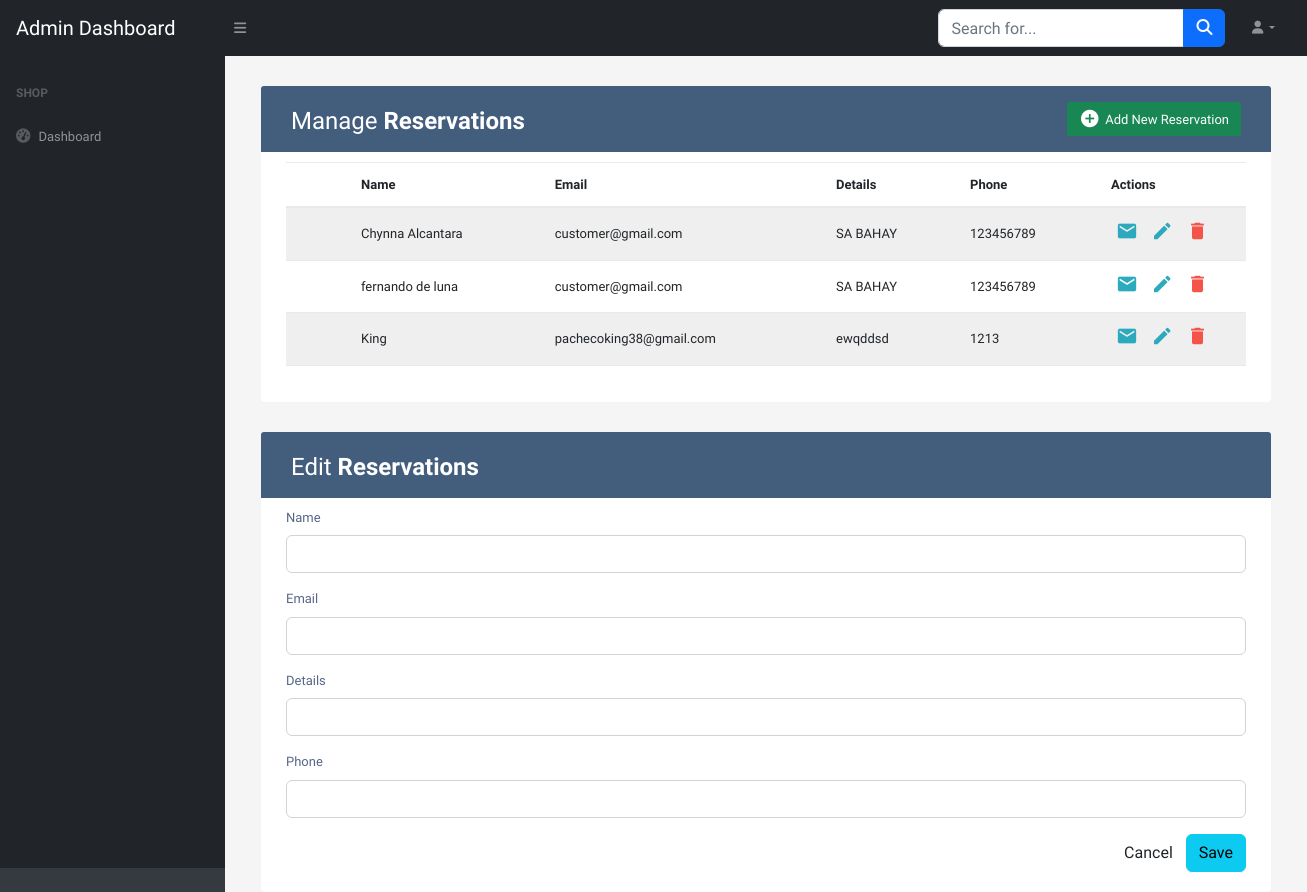
The page /admin on the database its author committed.
### tables this page shows
CREATE TABLE `table_employee` (
  `id` int NOT NULL,
  `name` text NOT NULL,
  `email` varchar(100) NOT NULL,
  `address` text NOT NULL,
  `phone` int NOT NULL
);

### app/controllers/AdminCntrl.php (called while the page is built, shortened)
<?php
class AdminCntrl extends Controller {
	public function __construct(){
        $this->call->model('EmployeeModel');
    }
	public function admin() {
		$data = [
			'employee' => $this->EmployeeModel->GetData(),
		];
		$this->call->view('admin', $data);
	}
}
?>

### scheme/kernel/Router.php (called while the page is built, shortened)
<?php
class Router
{
    private $routes = [];
    private $group_prefix = '';
    private function add_route($url, $callback, $method = 'GET', $name = NULL)
    {
        if(is_string($method)) {
            $methods = explode('|', strtoupper($method));
        } else {
            $methods = $method;
        }
        foreach ($methods as $method) {
            $route = [
                'url' => $this->group_prefix . $this->sanitize_url($url),
                'callback' => $callback,
                'method' => $method,
                'name' => $name,
            ];
            $this->routes[] = $route;
        }
    }
    public function initiate($url, $method)
    {
        foreach ($this->routes as $route) {
            if (strtoupper($route['method']) === strtoupper($method)) {
                $pattern = $this->convert_to_regex_pattern($route['url']);
                if (preg_match($pattern, $url, $matches)) {
                    array_shift($matches);
                    $callback = $route['callback'];
                    if (is_string($callback)) {
                        if(strpos($callback, '::') !== false) {
                            [$controller, $method] = explode('::', $callback);
                        } else {
                            [$controller, $method] = [$callback, 'index'];
                        }
                        $app = APP_DIR .'controllers/'. ucfirst($controller) . '.php';
                        if(file_exists($app)){
                            $this->call_controller_method($controller, $method, $matches);
                        } else {
                            show_error('Runtime Error', 'Controller file did not exist.');
                        }
                    } elseif (is_callable($callback)) {
                        call_user_func_array($callback,  array_values($matches));
                    } else {
                        throw new RuntimeException('Invalid callback.');
                    }
                    return;
                }
            }
        }
    }
    private function call_controller_method($controller, $method, $params)
    {
        $controller_instance = new $controller();
        if ($this->is_method_accessible($controller_instance, $method)) {
            call_user_func_array([$controller_instance, $method], array_values($params));
        } else {
            throw new RuntimeException('Method is inaccessible.');
        }
    }
    private function is_method_accessible($controller, $method)
    {
        return is_object($controller) && method_exists($controller, $method) && is_callable([$controller, $method]);
    }
    private function convert_to_regex_pattern($url)
    {
        $pattern = preg_replace_callback('/\(([^)]+)\)/', function($matches) {
            $param = $matches[1];
            if (strpos($param, ':num') === 0) {
                return '(\d+)';
            } elseif (strpos($param, ':any') === 0) {
                return '([^/]+)';
            } elseif (strpos($param, ':alpha') === 0) {
                return '([a-zA-Z]+)';
            } elseif (strpos($param, ':alphanum') === 0) {
                return '([a-zA-Z0-9]+)';
            } elseif (strpos($param, ':') === 0) {
                return '(' . substr($param, 1) . ')';
            }
            return $param;
        }, $url);
        return '#^' . $pattern . '$#';
    }
    public function sanitize_url($url)
    {
        $url = rtrim($url, '/');
        $url = filter_var($url, FILTER_SANITIZE_URL);
        return $url;
    }
}
?>

### scheme/kernel/LavaLust.php (called while the page is built, shortened)
<?php
require_once SYSTEM_DIR . 'kernel/Routine.php';
require_once SYSTEM_DIR . 'kernel/Controller.php';
$router =& load_class('router', 'kernel', array(new Controller));
function &lava_instance()
{
  return Controller::instance();
}
$url = $router->sanitize_url(str_replace($_SERVER['SCRIPT_NAME'], '', $_SERVER['PHP_SELF']));
$method = isset($_SERVER['REQUEST_METHOD']) ? strtoupper($_SERVER['REQUEST_METHOD']) : '';
$router->initiate($url, $method);
?>

### index.php (called while the page is built, shortened)
<?php
require_once SYSTEM_DIR . 'kernel/LavaLust.php';
?>

### scheme/database/Database.php (called while the page is built, shortened)
<?php
class Database {
    private $db = NULL;
    private $dbprefix = NULL;
    private $table;
    private $columns;
    private $sql;
    private $bindValues;
    public function __construct($dbname = NULL)
    {
        if(is_null($dbname)) {
            $database_config =& database_config()['main'];
        } else {
            if(isset(database_config()[$dbname])) {
                $database_config =& database_config()[$dbname];
            } else {
                throw new PDOException('No active configuration for this database.');
            }
        }
        $this->dbprefix = $database_config['dbprefix'];
        $driver = $database_config['driver'];
        $charset = $database_config['charset'];
        $dbost = $database_config['hostname'];
        $port = $database_config['port'];
        $dbname = $database_config['database'];
        $dbuser = $database_config['username'];
        $dbpass = $database_config['password'];
        $dsn = ''.$driver.':host=' . $dbost . ';dbname=' . $dbname . ';charset=' . $charset . ';port=' . $port;
        $options = array(
            PDO::ATTR_ERRMODE            => PDO::ERRMODE_EXCEPTION,
            PDO::ATTR_DEFAULT_FETCH_MODE => PDO::FETCH_ASSOC,
            PDO::ATTR_EMULATE_PREPARES   => false,
        );
        try {
            $this->db = new PDO($dsn, $dbuser, $dbpass, $options);
        } catch (Exception $e) {
            throw new PDOException($e->getMessage());
        }
    }
    private function resetQuery()
    {
        $this->table = NULL;
        $this->columns = NULL;
        $this->sql = NULL;
        $this->bindValues = array();
        $this->limit = NULL;
        $this->offset = NULL;
        $this->orderBy = NULL;
        $this->groupBy = NULL;
        $this->having = NULL;
        $this->where = NULL;
        $this->join = NULL;
    }
    public function table($table_name)
    {
        $this->table = $this->dbprefix.$table_name;
        return $this;
    }
    private function buildQuery()
    {
        if ( $this->columns !== NULL ) {
            $select = $this->columns;
        }else{
            $select = "*";
        }
        $this->sql = "SELECT $select FROM {$this->table}";
    }
    public function get_all($mode = PDO::FETCH_ASSOC)
    {
        $this->getSQL = $this->sql;
        try {
            $stmt = $this->db->prepare($this->sql);
            $stmt->execute($this->bindValues);
            return $stmt->fetchAll($mode);
        } catch(Exception $e) {
            throw new PDOException($e->getMessage().'<br>SQL STATEMENT: '.html_escape($this->getSQL));
        }
    }
}

### app/models/EmployeeModel.php (called while the page is built, shortened)
<?php
class EmployeeModel extends Model {
    public function GetData(){
        $data = $this->db->table('table_employee')->get_all();
		return $data;
    }
}
?>

### scheme/kernel/Model.php (called while the page is built, shortened)
<?php
class Model {
    public function __get($key)
    {
        return lava_instance()->$key;
    }
}

### app/config/database.php (called while the page is built, shortened)
<?php
$database['main'] = array(
    'driver'	=> 'mysql',
    'hostname'	=> 'localhost',
    'port'		=> '3306',
    'username'	=> 'root',
    'password'	=> '',
    'database'	=> 'lavalustdb',
    'charset'	=> 'utf8',
    'dbprefix'	=> '',
);
?>

### scheme/kernel/Routine.php (called while the page is built, shortened)
<?php
if ( ! function_exists('database_config'))
{
	function &database_config()
	{
		static $database;
		if ( file_exists(APP_DIR . 'config/database.php') )
		{
			require_once APP_DIR . 'config/database.php';
			if ( isset($database)  OR is_array($database) )
			{
				foreach( $database as $key => $val )
				{
					$database[$key] = $val;
				}
				return $database;
			}
		} else
			show_404('404 Not Found', 'The configuration file does not exist');
	}
}

### scheme/helpers/url_helper.php (called while the page is built, shortened)
<?php
if ( ! function_exists('base_url'))
{
	function base_url()
	{
		return  filter_var(BASE_URL, FILTER_SANITIZE_URL);
	}
}
?>

### app/views/admin.php (the view, shortened to what this page needs)
<!DOCTYPE html>
<html lang="en">
<head>
<link rel="stylesheet" href="https://stackpath.bootstrapcdn.com/bootstrap/4.5.0/css/bootstrap.min.css">
<link rel="stylesheet" href="https://maxcdn.bootstrapcdn.com/font-awesome/4.7.0/css/font-awesome.min.css">
<link href="https://cdn.jsdelivr.net/npm/simple-datatables@7.1.2/dist/style.min.css" rel="stylesheet" />
<link href="public/cssadmin/styles.css" rel="stylesheet" />
</head>
<body>
<nav class="sb-topnav navbar navbar-expand navbar-dark bg-dark">
            <a class="navbar-brand ps-3" href="index.html">Admin Dashboard</a>
            <button class="btn btn-link btn-sm order-1 order-lg-0 me-4 me-lg-0" id="sidebarToggle" href="#!"><i class="fas fa-bars"></i></button>
            <form class="d-none d-md-inline-block form-inline ms-auto me-0 me-md-3 my-2 my-md-0">
                <div class="input-group">
                    <input class="form-control" type="text" placeholder="Search for..." aria-label="Search for..." aria-describedby="btnNavbarSearch" />
                    <button class="btn btn-primary" id="btnNavbarSearch" type="button"><i class="fas fa-search"></i></button>
                </div>
            </form>
            <ul class="navbar-nav ms-auto ms-md-0 me-3 me-lg-4">
                <li class="nav-item dropdown">
                    <a class="nav-link dropdown-toggle" id="navbarDropdown" href="#" role="button" data-bs-toggle="dropdown" aria-expanded="false"><i class="fas fa-user fa-fw"></i></a>
                </li>
            </ul>
        </nav>
<div id="layoutSidenav">
            <div id="layoutSidenav_nav">
                <nav class="sb-sidenav accordion sb-sidenav-dark" id="sidenavAccordion">
                    <div class="sb-sidenav-menu">
                        <div class="nav">
                            <div class="sb-sidenav-menu-heading">Shop</div>
                            <a class="nav-link" href="">
                                <div class="sb-nav-link-icon"><i class="fas fa-tachometer-alt"></i></div>
                                Dashboard
                            </a>
                        </div>
                    </div>
                    <div class="sb-sidenav-footer">
                    </div>
                </nav>
            </div>
			<div class="container-fluid px-4">
<div class="container-xl">
	<div class="table-responsive">
		<div class="table-wrapper">
			<div class="table-title">
				<div class="row">
					<div class="col-sm-6">
						<h2>Manage <b>Reservations</b></h2>
					</div>
					<div class="col-sm-6">
						<a href="#addEmployeeModal" class="btn btn-success" data-toggle="modal"><i class="material-icons">&#xE147;</i> <span>Add New Reservation</span></a>
					</div>
				</div>
			</div>
					<table class="table table-striped table-hover">
			<thead>
				<tr>
					<th></th>
					<th>Name</th>
					<th>Email</th>
					<th>Details</th>
					<th>Phone</th>
					<th style="width: 150px;">Actions</th>
				</tr>
			</thead>
			<tbody>
				<?php foreach($employee as $val): ?>
					<tr>
						<th></th>
						<td><?= $val['name']; ?></td>
						<td><?= $val['email']; ?></td>
						<td><?= $val['address']; ?></td>
						<td><?= $val['phone']; ?></td>
						<td>
							<a href='<?= base_url(); ?>/mail' class="mail">
								<i style="color: #17a2b8;" class="material-icons" data-toggle="tooltip" title="Mail">mail</i>
							</a>
							<a href='<?= base_url(); ?>/edit/<?= $val['id']; ?>' class="modal-edit 1">
								<i style="color: #17a2b8;" class="material-icons" data-toggle="tooltip" title="Edit">edit</i>
							</a>
							<a href='<?= base_url(); ?>/delete/<?= $val['id']; ?>' class="delete">
								<i class="material-icons" data-toggle="tooltip" title="Delete">delete</i>
							</a>
						</td>
					</tr>
				<?php endforeach; ?>
			</tbody>
		</table>
		</div>
	</div>
</div>
<div>
<div class="container-xl">
<form action="/save" method="post">
		<div class="table-wrapper">
				<div class="form-group">
				<div class="table-title">
					<div class="row">
						<div class="col-sm-6">
							<h2>Edit <b>Reservations</b></h2>
						</div>
					</div>
				</div>
						<label>Name</label>
						<input type="text" class="form-control" name="name" value='<?php if(isset($selected['name'])): ?><?= $selected['name']; endif; ?>' required />
					</div>
					<div class="form-group">
						<label>Email</label>
						<input type="email" class="form-control" name="email" value='<?php if(isset($selected['email'])): ?><?= $selected['email']; endif; ?>'required />
					</div>
					<div class="form-group">
						<label>Details</label>
						<input type="text" class="form-control" name="address" value='<?php if(isset($selected['address'])): ?><?= $selected['address']; endif; ?>' required />
					</div>
					<div class="form-group">
						<label>Phone</label>
						<input type="text" class="form-control" name="phone" value='<?php if(isset($selected['phone'])): ?><?= $selected['phone']; endif; ?>'required />
					</div>
		<div class="modal-footer">
					<input type="button" class="btn btn-default" data-dismiss="modal" value="Cancel">
					<input type="submit" class="btn btn-info" value="Save">
				</div>
				</div>
</div>
</div>
</div>
</div>
</body>
</html>

### rows shown on the page
table_employee: name "Chynna Alcantara", email "customer@gmail.com", address "SA BAHAY", phone "123456789"
table_employee: name "fernando de luna", email "customer@gmail.com", address "SA BAHAY", phone "123456789"
table_employee: name "King", email "pachecoking38@gmail.com", address "ewqddsd", phone "1213"
